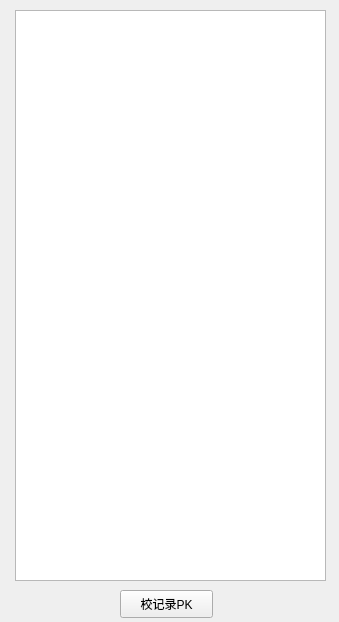
<?xml version="1.0" encoding="UTF-8"?>
<ui version="4.0">
 <class>CollegeListWindow</class>
 <widget class="QMainWindow" name="CollegeListWindow">
  <property name="geometry">
   <rect>
    <x>0</x>
    <y>0</y>
    <width>339</width>
    <height>622</height>
   </rect>
  </property>
  <property name="windowTitle">
   <string>高校列表</string>
  </property>
  <widget class="QWidget" name="centralwidget">
   <widget class="QTableWidget" name="tableWidget">
    <property name="geometry">
     <rect>
      <x>15</x>
      <y>10</y>
      <width>311</width>
      <height>571</height>
     </rect>
    </property>
   </widget>
   <widget class="QPushButton" name="pushButton">
    <property name="geometry">
     <rect>
      <x>120</x>
      <y>590</y>
      <width>93</width>
      <height>28</height>
     </rect>
    </property>
    <property name="text">
     <string>校记录PK</string>
    </property>
   </widget>
  </widget>
 </widget>
 <resources/>
 <connections/>
</ui>
